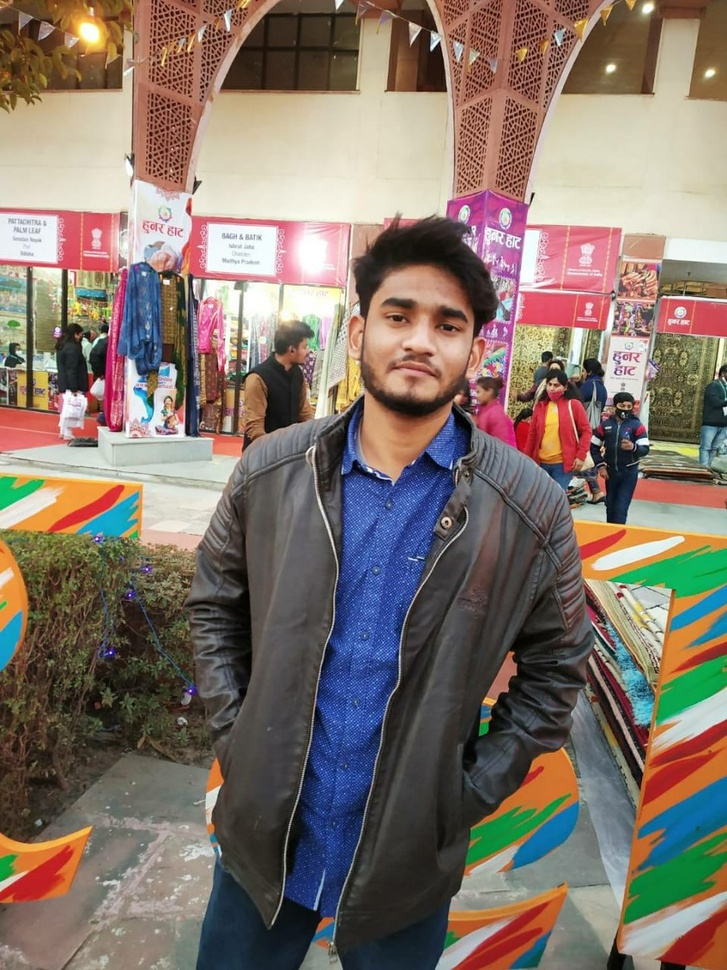
#> input picture image.jpg, 727 x 970 px, shrunk from 960 x 1280 before the run, given in place of the camera
$ python main.py   (older library calls are emulated)
#> lines starting #> are read from the running program, lines starting #| are printed output that depends on the picture
import cv2

# Capture livestream video content from camera 0
cap = cv2.VideoCapture(0)

while (1):

    # Take each frame
    _, frame = cap.read()
#> frame is the input picture: shape (970, 727, 3); mean B, G, R 106, 115.7, 129.6

    # Convert to HSV for simpler calculations
    hsv = cv2.cvtColor(frame, cv2.COLOR_BGR2HSV)
#> hsv: shape (970, 727, 3); mean H, S, V 49.6, 86.2, 141.5

    # Calcution of Sobelx
    sobelx = cv2.Sobel(frame, cv2.CV_64F, 1, 0, ksize=5)
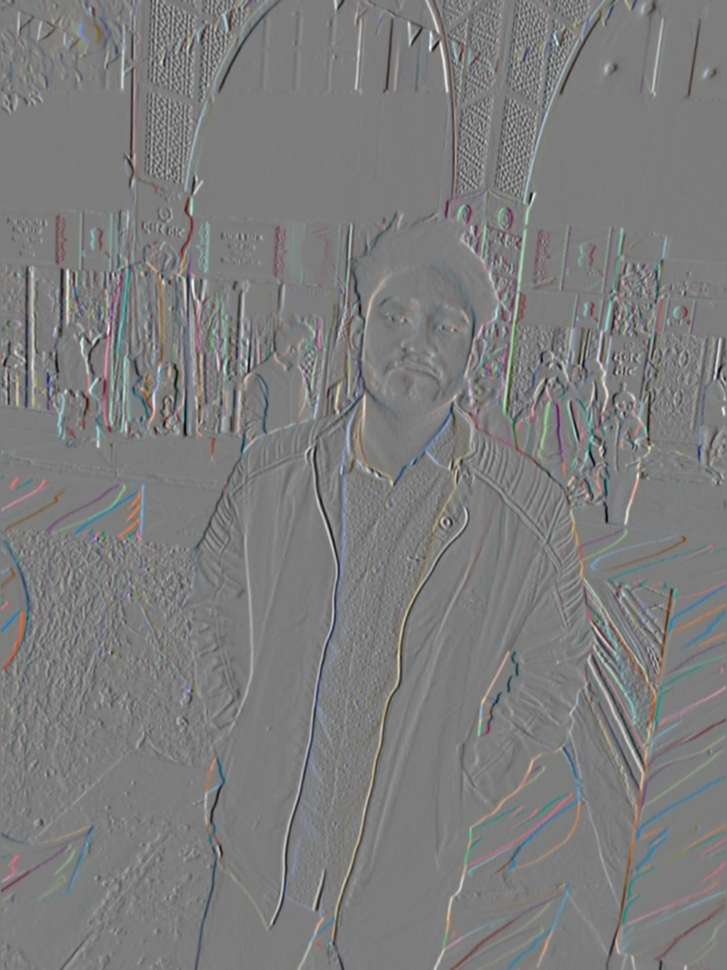
#> sobelx: shape (970, 727, 3) float64; mean B, G, R 0.9, 0.3, -0.4; drawn with min black and max white

    # Calculation of Sobely
    sobely = cv2.Sobel(frame, cv2.CV_64F, 0, 1, ksize=5)
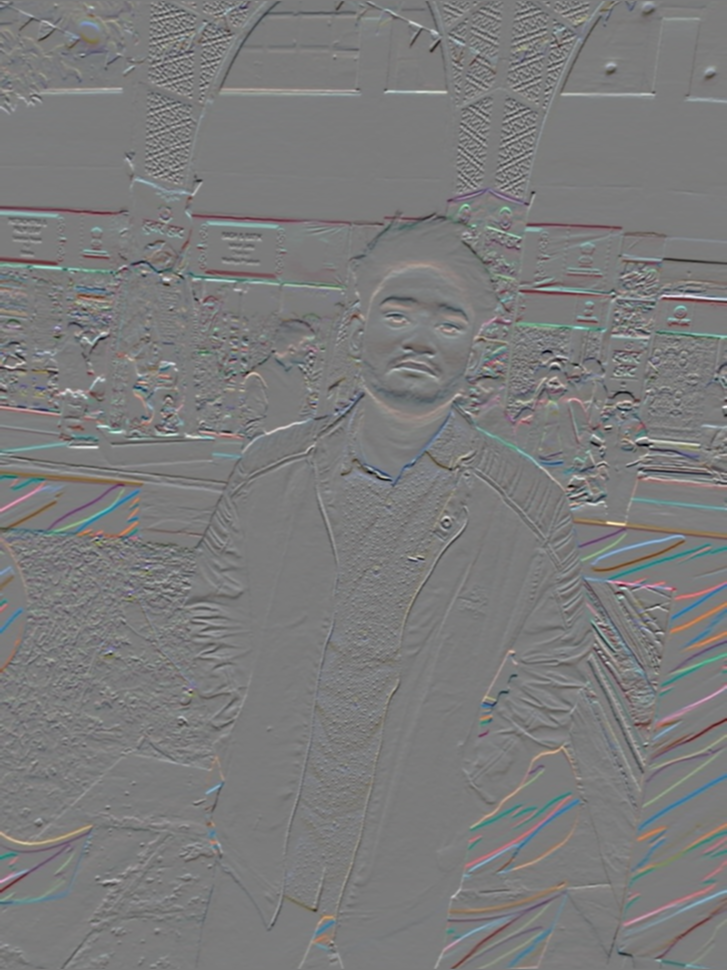
#> sobely: shape (970, 727, 3) float64; mean B, G, R 2.7, 0.1, -4.6; drawn with min black and max white

    # Calculation of Laplacian
    laplacian = cv2.Laplacian(frame, cv2.CV_64F)
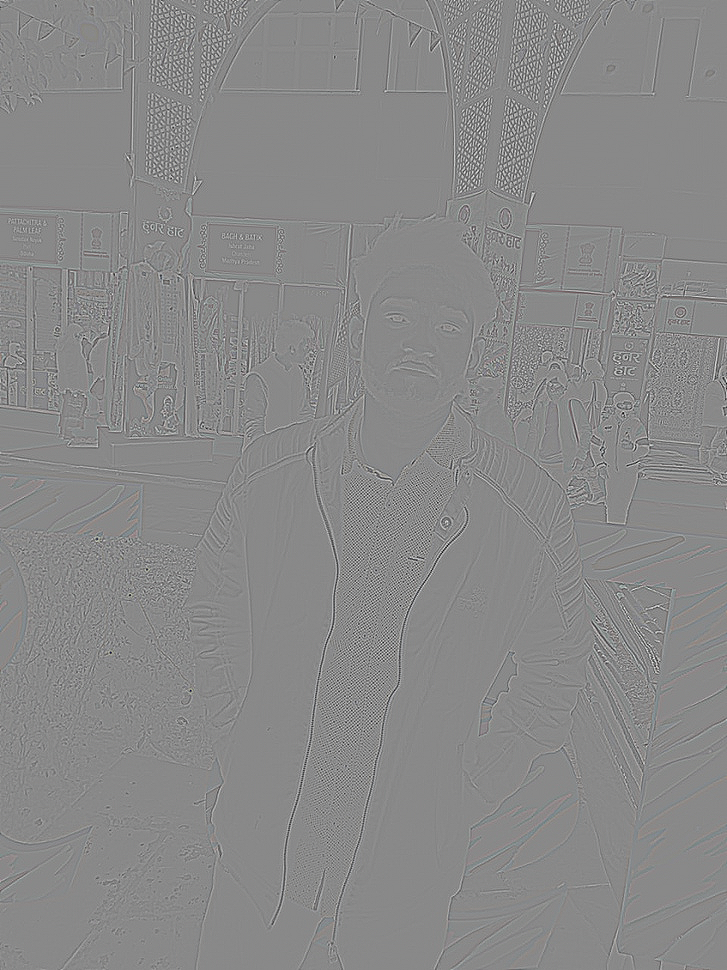
#> laplacian: shape (970, 727, 3) float64; mean B, G, R 0, 0, 0; drawn with min black and max white

    cv2.imshow('sobelx', sobelx)
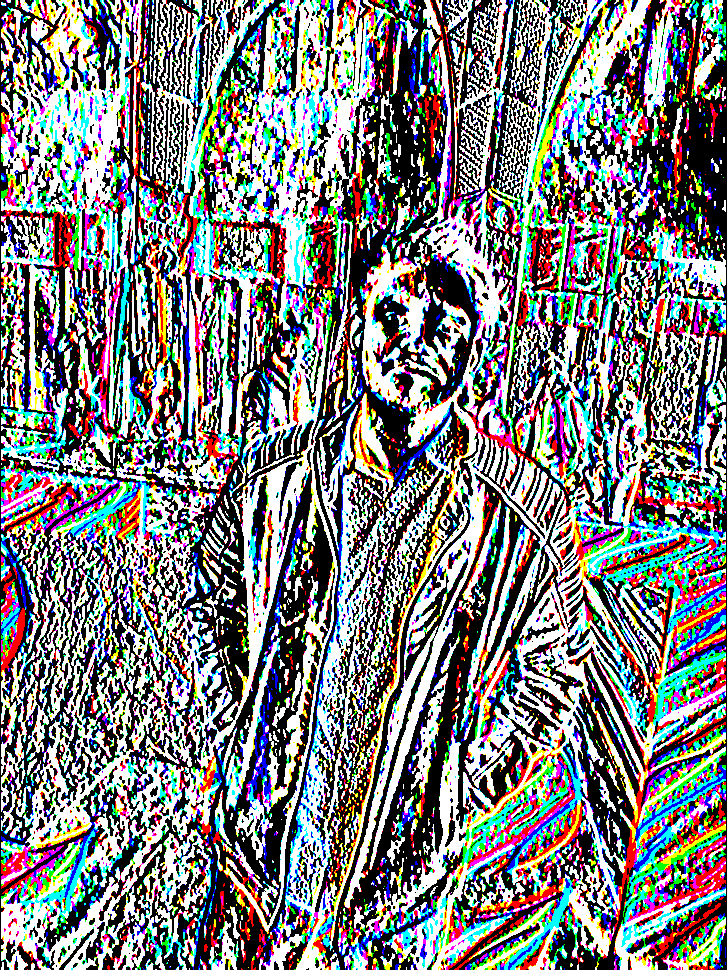
#> window 'sobelx': shape (970, 727, 3); mean B, G, R 126.8, 126.2, 125.1
    cv2.imshow('sobely', sobely)
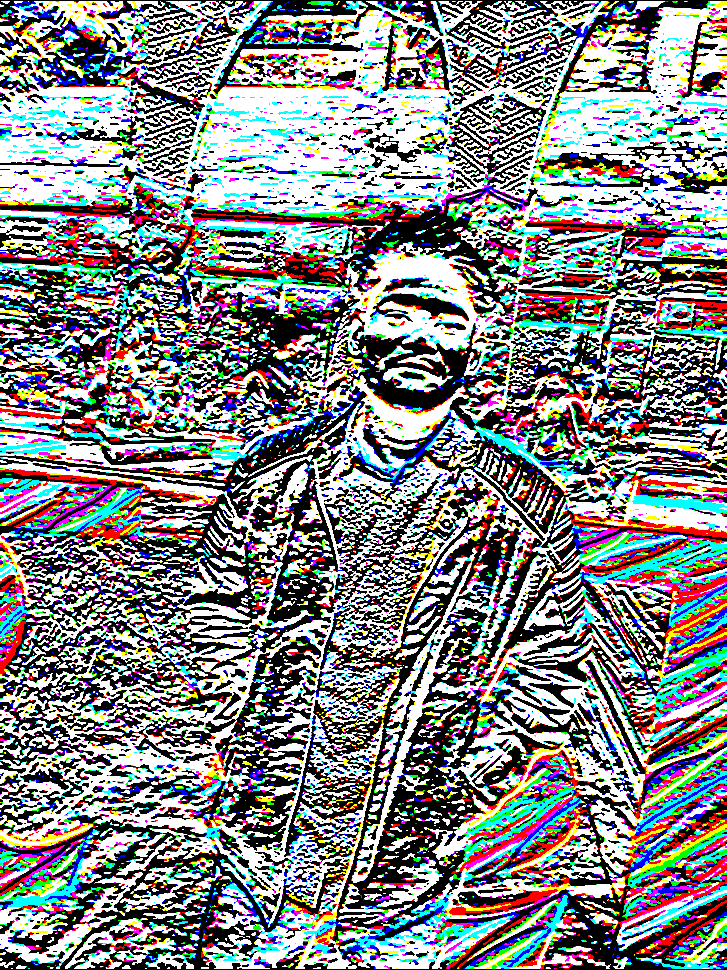
#> window 'sobely': shape (970, 727, 3); mean B, G, R 134.2, 133.4, 131.3
    cv2.imshow('laplacian', laplacian)
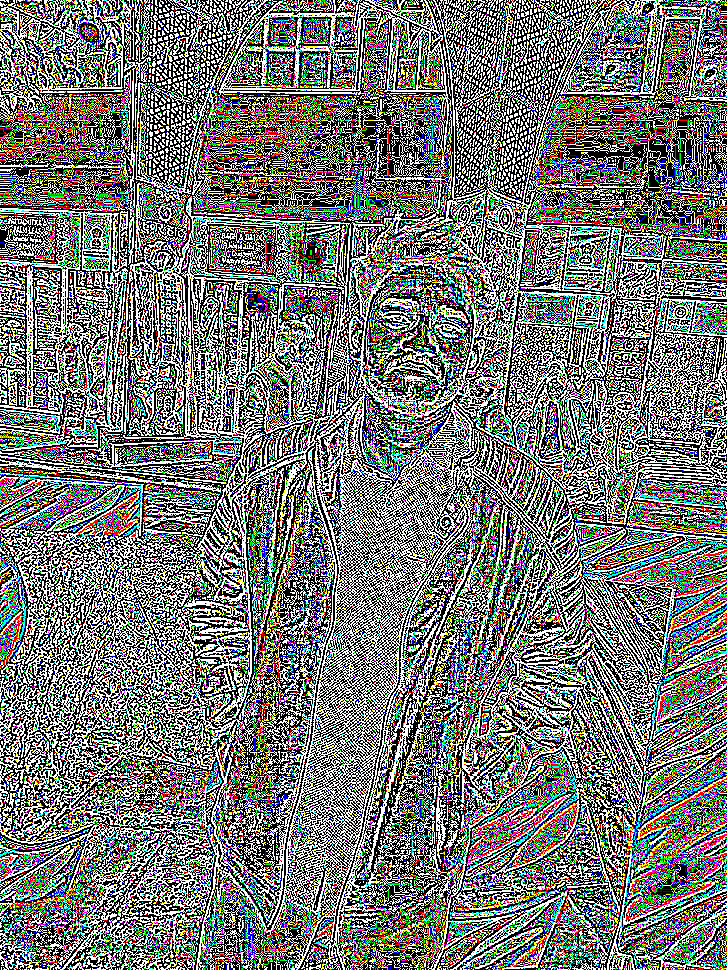
#> window 'laplacian': shape (970, 727, 3); mean B, G, R 118.5, 117.5, 118.1
    k = cv2.waitKey(5) & 0xFF
#> (key Esc is pressed here)
    if k == 27:
        break

cv2.destroyAllWindows()

# release the frame
cap.release()
